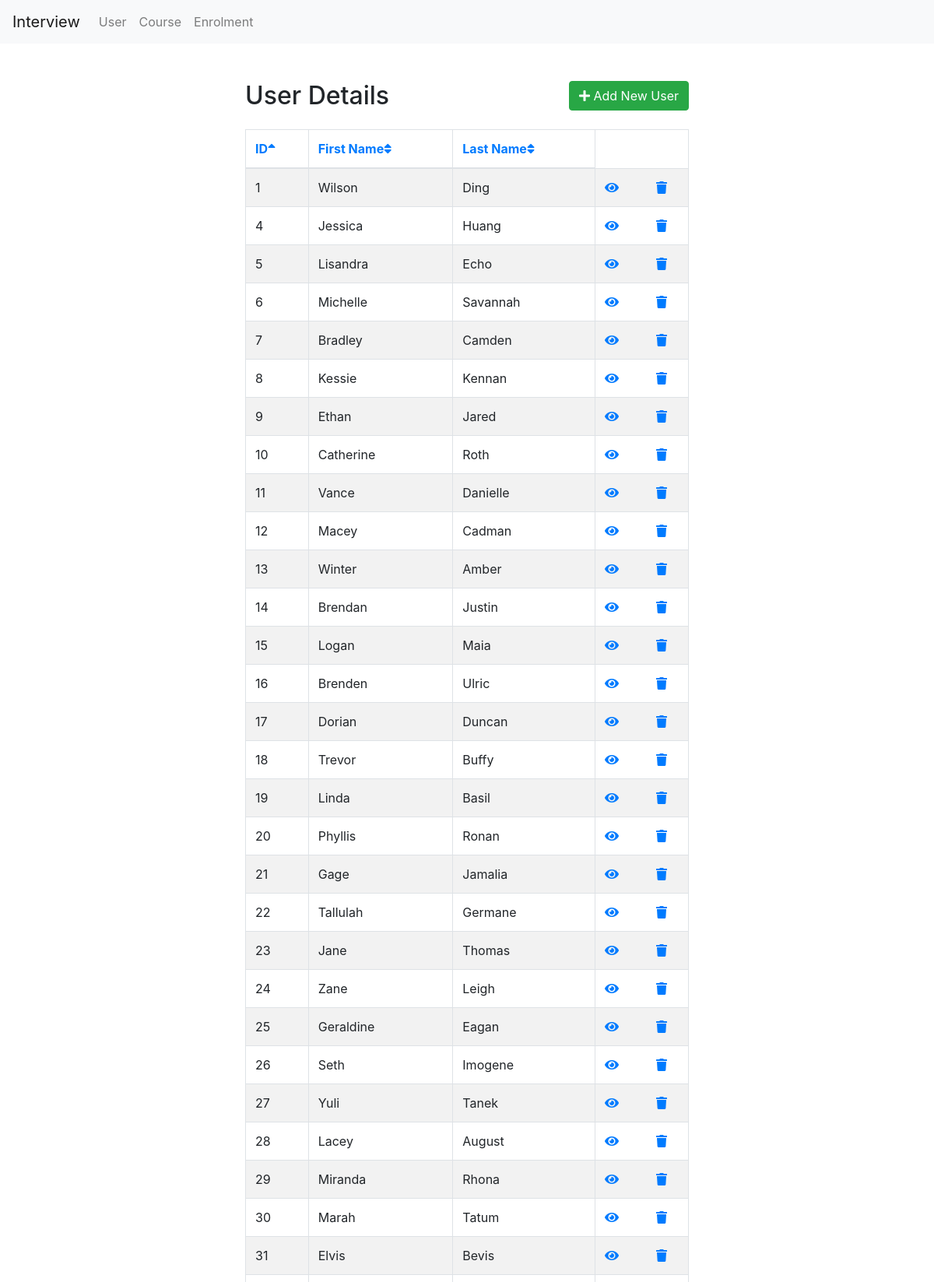
The page /User/index.php (upper part) on the database its author committed.
### tables this page shows
CREATE TABLE `user` (
  `ID` int(255) NOT NULL,
  `first_name` varchar(255) NOT NULL,
  `last_name` varchar(255) NOT NULL
);

### User/index.php (the view, shortened to what this page needs)
<!DOCTYPE html>
<html lang="en">
<head>
    <link rel="stylesheet" href="https://stackpath.bootstrapcdn.com/bootstrap/4.5.2/css/bootstrap.min.css">
    <link rel="stylesheet" href="https://cdn.datatables.net/1.11.5/css/dataTables.bootstrap4.min.css">
    <link rel="stylesheet" href="https://maxcdn.bootstrapcdn.com/font-awesome/4.7.0/css/font-awesome.min.css">
    <link rel="stylesheet" href="https://use.fontawesome.com/releases/v5.3.1/css/all.css">
</head>
<body>
<nav class="navbar navbar-expand-lg navbar-light bg-light">
        <a class="navbar-brand" href="<?php echo 'http://localhost/interview'; ?>">Interview</a>
        <div class="collapse navbar-collapse" id="navbarNavAltMarkup">
            <div class="navbar-nav">
                <a class="nav-item nav-link" href="<?php echo 'http://localhost/interview/User/index.php'; ?>">User</a>
                <a class="nav-item nav-link" href="<?php echo 'http://localhost/interview/Course/index.php'; ?>">Course</a>
                <a class="nav-item nav-link " href="<?php echo 'http://localhost/interview/Enrolment/index.php'; ?>">Enrolment</a>
            </div>
        </div>
    </nav>
    <div class="wrapper">
        <div class="container-fluid">
            <div class="row">
                <div class="col-md-12">
                    <div class="mt-5 mb-3 clearfix">
                        <h2 class="pull-left">User Details</h2>
                        <a href="create.php" class="btn btn-success pull-right"><i class="fa fa-plus"></i> Add New
                            User</a>
                    </div>
                    <?php
                    require_once "../config.php";
                     $columns = array('ID','first_name','last_name');
                     $column = isset($_GET['column']) && in_array($_GET['column'], $columns) ? $_GET['column'] : $columns[0];
                     $sort_order = isset($_GET['order']) && strtolower($_GET['order']) == 'desc' ? 'DESC' : 'ASC';
                     $sql = "SELECT * FROM user ORDER BY " .  $column . ' ' . $sort_order;
                     $up_or_down = str_replace(array('ASC','DESC'), array('up','down'), $sort_order);
                     $asc_or_desc = $sort_order == 'ASC' ? 'desc' : 'asc';
                    if($result = mysqli_query($link, $sql)){
                        if(mysqli_num_rows($result) > 0){
                            ?>
                            <table class="table table-bordered table-striped">
                                <thead>
                                    <tr>
                                        <th><a href="index.php?column=ID&order=<?php echo $asc_or_desc; ?>">ID<i class="fas fa-sort<?php echo $column == 'ID' ? '-' . $up_or_down : ''; ?>"></i></a></th>
                                      <th><a href="index.php?column=first_name&order=<?php echo $asc_or_desc; ?>">First Name<i class="fas fa-sort<?php echo $column == 'first_name' ? '-' . $up_or_down : ''; ?>"></i></a></th>
                                      <th><a href="index.php?column=last_name&order=<?php echo $asc_or_desc; ?>">Last Name<i class="fas fa-sort<?php echo $column == 'last_name' ? '-' . $up_or_down : ''; ?>"></i></a></th>
                                    </tr>
                                </thead>
                                <tbody>
                                    <?php
                                while($row = mysqli_fetch_array($result)){
                                    echo "<tr>";
                                        echo "<td>" . $row['ID'] . "</td>";
                                        echo "<td>" . $row['first_name'] . "</td>";
                                        echo "<td>" . $row['last_name'] . "</td>";
                                        echo "<td>";
                                            echo '<a href="read.php?id='. $row['ID'] .'" class="mr-3" title="View Record" data-toggle="tooltip"><span class="fa fa-eye"></span></a>';
                                            echo '<a href="update.php?id='. $row['ID'] .'" class="mr-3" title="Update Record" data-toggle="tooltip"><span class="fa fa-pencil"></span></a>';
                                            echo '<a href="delete.php?id='. $row['ID'] .'" title="Delete Record" data-toggle="tooltip"><span class="fa fa-trash"></span></a>';
                                        echo "</td>";
                                    echo "</tr>";
                                }
                                echo "</tbody>";
                            echo "</table>";
                        } else{
                            echo '<div class="alert alert-danger"><em>No records were found.</em></div>';
                        }
                    } else{
                        echo "Oops! Something went wrong. Please try again later.";
                    }
                    ?>
                </div>
            </div>
        </div>
    </div>
</body>
</html>

### User/index.php (style rules this page uses)
.wrapper { width: 600px; margin: 0 auto; }
table tr td:last-child { width: 120px; }

### rows shown on the page
user: ID "1", first_name "Wilson", last_name "Ding"
user: ID "4", first_name "Jessica", last_name "Huang"
user: ID "5", first_name "Lisandra", last_name "Echo"
user: ID "6", first_name "Michelle", last_name "Savannah"
user: ID "7", first_name "Bradley", last_name "Camden"
user: ID "8", first_name "Kessie", last_name "Kennan"
user: ID "9", first_name "Ethan", last_name "Jared"
user: ID "10", first_name "Catherine", last_name "Roth"
user: ID "11", first_name "Vance", last_name "Danielle"
user: ID "12", first_name "Macey", last_name "Cadman"
user: ID "13", first_name "Winter", last_name "Amber"
user: ID "14", first_name "Brendan", last_name "Justin"
user: ID "15", first_name "Logan", last_name "Maia"
user: ID "16", first_name "Brenden", last_name "Ulric"
user: ID "17", first_name "Dorian", last_name "Duncan"
user: ID "18", first_name "Trevor", last_name "Buffy"
user: ID "19", first_name "Linda", last_name "Basil"
user: ID "20", first_name "Phyllis", last_name "Ronan"
user: ID "21", first_name "Gage", last_name "Jamalia"
user: ID "22", first_name "Tallulah", last_name "Germane"
user: ID "23", first_name "Jane", last_name "Thomas"
user: ID "24", first_name "Zane", last_name "Leigh"
user: ID "25", first_name "Geraldine", last_name "Eagan"
user: ID "26", first_name "Seth", last_name "Imogene"
user: ID "27", first_name "Yuli", last_name "Tanek"
user: ID "28", first_name "Lacey", last_name "August"
user: ID "29", first_name "Miranda", last_name "Rhona"
user: ID "30", first_name "Marah", last_name "Tatum"
user: ID "31", first_name "Elvis", last_name "Bevis"
